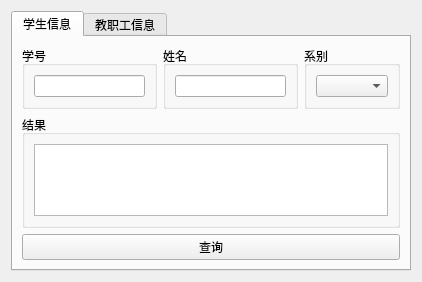
<?xml version="1.0" encoding="UTF-8"?>
<ui version="4.0">
 <class>MessageUI</class>
 <widget class="QWidget" name="MessageUI">
  <property name="geometry">
   <rect>
    <x>0</x>
    <y>0</y>
    <width>422</width>
    <height>278</height>
   </rect>
  </property>
  <property name="windowTitle">
   <string>Form</string>
  </property>
  <layout class="QVBoxLayout" name="verticalLayout">
   <item>
    <widget class="QTabWidget" name="tabWidget">
     <property name="currentIndex">
      <number>0</number>
     </property>
     <widget class="QWidget" name="tab">
      <attribute name="title">
       <string>学生信息</string>
      </attribute>
      <layout class="QVBoxLayout" name="verticalLayout_6">
       <item>
        <layout class="QHBoxLayout" name="horizontalLayout">
         <item>
          <widget class="QGroupBox" name="groupBox">
           <property name="title">
            <string>学号</string>
           </property>
           <layout class="QVBoxLayout" name="verticalLayout_3">
            <item>
             <widget class="QLineEdit" name="t1_no_lineEdit"/>
            </item>
           </layout>
          </widget>
         </item>
         <item>
          <widget class="QGroupBox" name="groupBox_3">
           <property name="title">
            <string>姓名</string>
           </property>
           <layout class="QVBoxLayout" name="verticalLayout_4">
            <item>
             <widget class="QLineEdit" name="t1_name_lineEdit"/>
            </item>
           </layout>
          </widget>
         </item>
         <item>
          <widget class="QGroupBox" name="groupBox_4">
           <property name="title">
            <string>系别</string>
           </property>
           <layout class="QVBoxLayout" name="verticalLayout_5">
            <item>
             <widget class="QComboBox" name="t1_sdept_comboBox"/>
            </item>
           </layout>
          </widget>
         </item>
        </layout>
       </item>
       <item>
        <widget class="QGroupBox" name="groupBox_2">
         <property name="title">
          <string>结果</string>
         </property>
         <layout class="QVBoxLayout" name="verticalLayout_2">
          <item>
           <widget class="QTableWidget" name="t1_res_tableWidget"/>
          </item>
         </layout>
        </widget>
       </item>
       <item>
        <widget class="QPushButton" name="t1_query_pushButton">
         <property name="text">
          <string>查询</string>
         </property>
        </widget>
       </item>
      </layout>
     </widget>
     <widget class="QWidget" name="tab_2">
      <attribute name="title">
       <string>教职工信息</string>
      </attribute>
      <layout class="QVBoxLayout" name="verticalLayout_11">
       <item>
        <layout class="QHBoxLayout" name="horizontalLayout_2">
         <item>
          <widget class="QGroupBox" name="groupBox_6">
           <property name="title">
            <string>教职工号</string>
           </property>
           <layout class="QVBoxLayout" name="verticalLayout_8">
            <item>
             <widget class="QLineEdit" name="t2_no_lineEdit"/>
            </item>
           </layout>
          </widget>
         </item>
         <item>
          <widget class="QGroupBox" name="groupBox_7">
           <property name="title">
            <string>姓名</string>
           </property>
           <layout class="QVBoxLayout" name="verticalLayout_9">
            <item>
             <widget class="QLineEdit" name="t2_name_lineEdit"/>
            </item>
           </layout>
          </widget>
         </item>
         <item>
          <widget class="QGroupBox" name="groupBox_8">
           <property name="title">
            <string>系别</string>
           </property>
           <layout class="QVBoxLayout" name="verticalLayout_10">
            <item>
             <widget class="QComboBox" name="t2_sdept_comboBox"/>
            </item>
           </layout>
          </widget>
         </item>
        </layout>
       </item>
       <item>
        <widget class="QGroupBox" name="groupBox_5">
         <property name="title">
          <string>结果</string>
         </property>
         <layout class="QVBoxLayout" name="verticalLayout_7">
          <item>
           <widget class="QTableWidget" name="t2_res_tableWidget"/>
          </item>
         </layout>
        </widget>
       </item>
       <item>
        <widget class="QPushButton" name="t2_query_pushButton">
         <property name="text">
          <string>查询</string>
         </property>
        </widget>
       </item>
      </layout>
     </widget>
    </widget>
   </item>
  </layout>
 </widget>
 <resources/>
 <connections/>
</ui>
